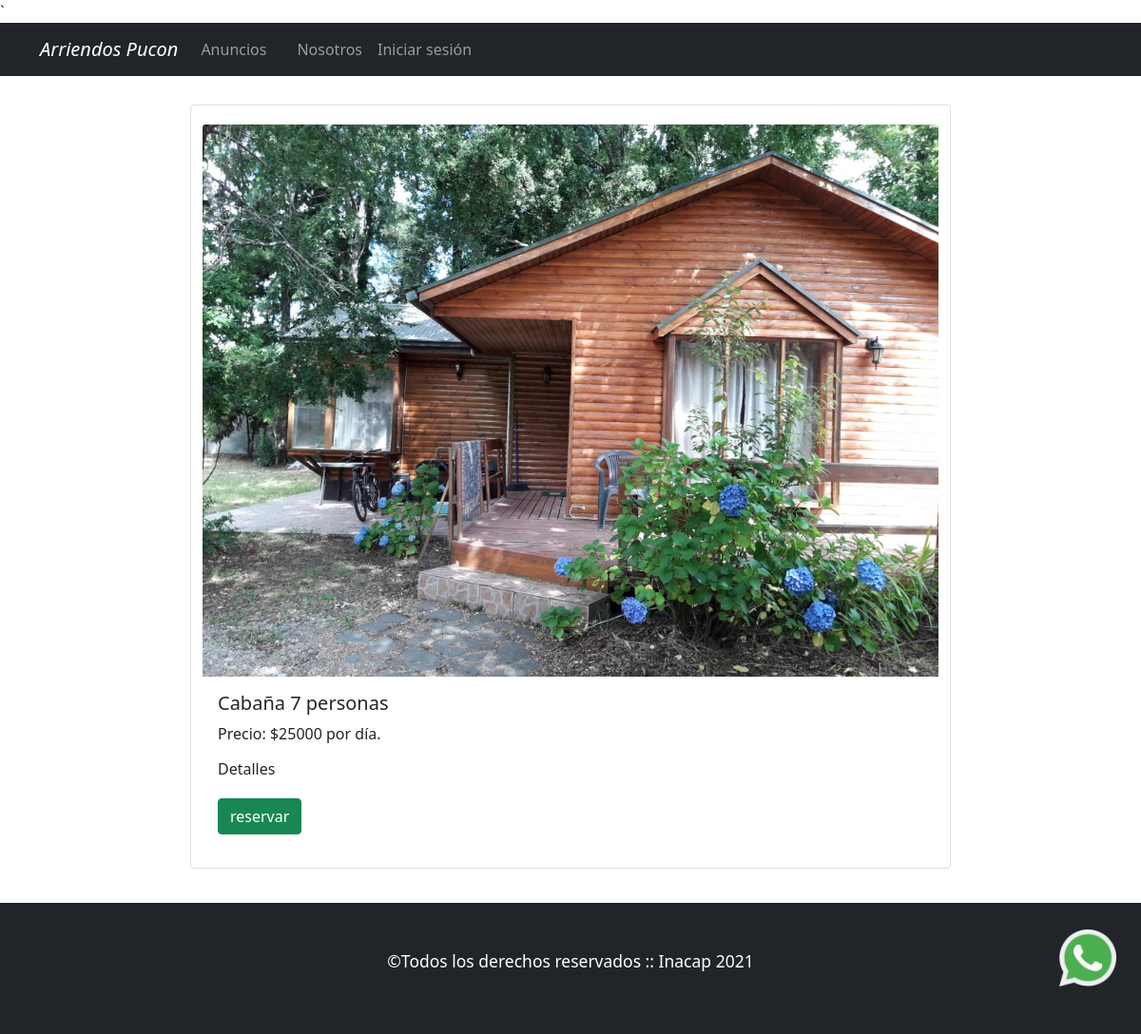
Screenshot of /descripcion.php?id_inmueble=12 with the database file from the repository.
### tables this page shows
CREATE TABLE `inmueble` (
  `id_inmueble` int(11) NOT NULL,
  `titulo` varchar(20) NOT NULL,
  `capacidad` varchar(20) NOT NULL,
  `precio` varchar(20) NOT NULL,
  `imagen` varchar(100) NOT NULL,
  `descripcion` varchar(5000) DEFAULT NULL
);

### db/admin_db.php (the view, shortened to what this page needs)
<?php
function conectar() {
    $host = 'localhost';
    $user = 'root';
    $password = '';
    $database = 'prueba';
    $conn = mysqli_connect($host, $user, $password, $database);
    if (!$conn) {
        die('Error de conexion: ' . mysqli_connect_error($conn));
    } else {
        return $conn;
    }
}
function mostrarAnuncio($id_inmueble){
    $conn = conectar();
    $sql = "SELECT * FROM `inmueble` WHERE id_inmueble = ".$id_inmueble."";
    $resultSet = mysqli_query($conn, $sql);
    $row = mysqli_fetch_row($resultSet);
            echo"        <img src='principal/".$row[4] ."' class='card-img-top' style='margin-top: 20px' alt='mal la url'>";
            echo"        <div class='card-body'>";
            echo"            <h5 class='card-title'>".$row[1] ." " . $row[2]." personas</h5>";
            echo"            <p class='card-text'>";
            echo"                Precio: ".$row[3]." por día.</p>";
            echo"             <h6 class='card-title'> Detalles</h6>";
            echo"<br>";
            echo"        <div class=' top-50 end-0 translate-middle-y' style='margin-right: 30px'>";
            echo"            <button class='btn d-flex btn-success' data-bs-toggle='modal' data-bs-target='#Registrarreserva' type='button'>reservar
                        </button>";
            echo"        </div>";
            echo"        </div>";
            echo"        </div>";
}

### rows the page displays
inmueble: imagen (picture), titulo "Cabaña", capacidad "7", precio "$25000"
